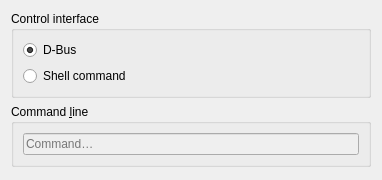
<?xml version="1.0" encoding="UTF-8"?>
<ui version="4.0">
 <class>CISelection</class>
 <widget class="QWidget" name="CISelection">
  <property name="geometry">
   <rect>
    <x>0</x>
    <y>0</y>
    <width>382</width>
    <height>180</height>
   </rect>
  </property>
  <property name="windowTitle">
   <string>Form</string>
  </property>
  <layout class="QVBoxLayout" name="verticalLayout">
   <item>
    <widget class="QGroupBox" name="groupBox">
     <property name="title">
      <string>Control interface</string>
     </property>
     <layout class="QVBoxLayout" name="verticalLayout_2">
      <item>
       <widget class="QRadioButton" name="radio_systemd">
        <property name="toolTip">
         <string>&lt;html&gt;&lt;head/&gt;&lt;body&gt;&lt;p&gt;Supported interfaces, depending on the action: systemd-logind, KDE desktop session, GNOME desktop session.&lt;/p&gt;&lt;/body&gt;&lt;/html&gt;</string>
        </property>
        <property name="text">
         <string>D-Bus</string>
        </property>
        <property name="checked">
         <bool>true</bool>
        </property>
       </widget>
      </item>
      <item>
       <widget class="QRadioButton" name="radio_shellcommand">
        <property name="toolTip">
         <string>&lt;html&gt;&lt;head/&gt;&lt;body&gt;&lt;p&gt;Run a custom shell command.&lt;/p&gt;&lt;/body&gt;&lt;/html&gt;</string>
        </property>
        <property name="text">
         <string>Shell command</string>
        </property>
       </widget>
      </item>
     </layout>
    </widget>
   </item>
   <item>
    <widget class="QGroupBox" name="groupBox_shellcommand">
     <property name="enabled">
      <bool>true</bool>
     </property>
     <property name="title">
      <string>Command &amp;line</string>
     </property>
     <layout class="QVBoxLayout" name="verticalLayout_3">
      <item>
       <widget class="QLineEdit" name="lineEdit_shellcommand">
        <property name="enabled">
         <bool>false</bool>
        </property>
        <property name="frame">
         <bool>true</bool>
        </property>
        <property name="placeholderText">
         <string>Command…</string>
        </property>
       </widget>
      </item>
     </layout>
    </widget>
   </item>
   <item>
    <spacer name="verticalSpacer">
     <property name="orientation">
      <enum>Qt::Vertical</enum>
     </property>
     <property name="sizeHint" stdset="0">
      <size>
       <width>20</width>
       <height>40</height>
      </size>
     </property>
    </spacer>
   </item>
  </layout>
 </widget>
 <resources/>
 <connections>
  <connection>
   <sender>radio_shellcommand</sender>
   <signal>toggled(bool)</signal>
   <receiver>lineEdit_shellcommand</receiver>
   <slot>setEnabled(bool)</slot>
   <hints>
    <hint type="sourcelabel">
     <x>227</x>
     <y>70</y>
    </hint>
    <hint type="destinationlabel">
     <x>190</x>
     <y>141</y>
    </hint>
   </hints>
  </connection>
 </connections>
</ui>
